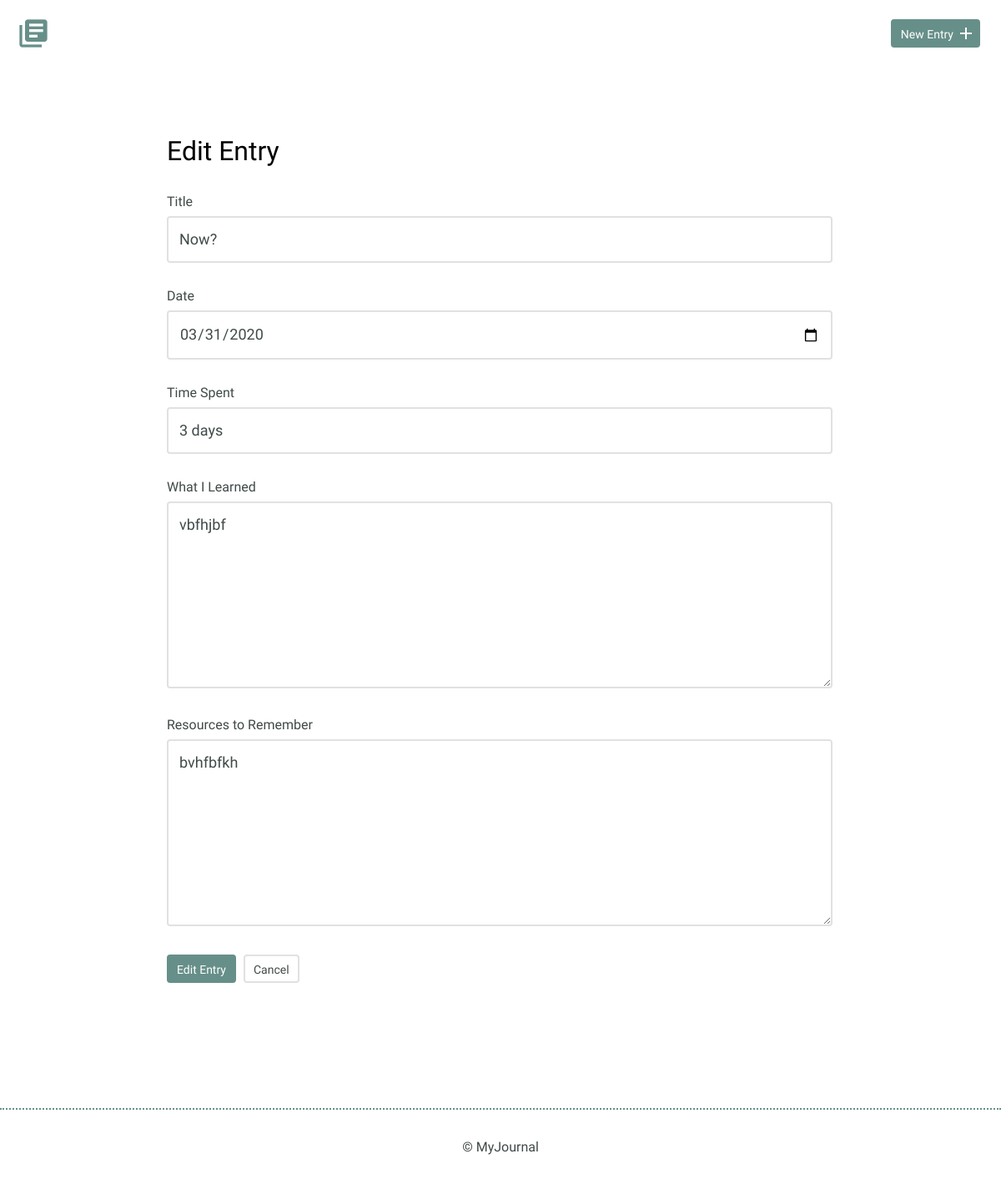
The page /edit.php?id=1 on the database as committed earlier.
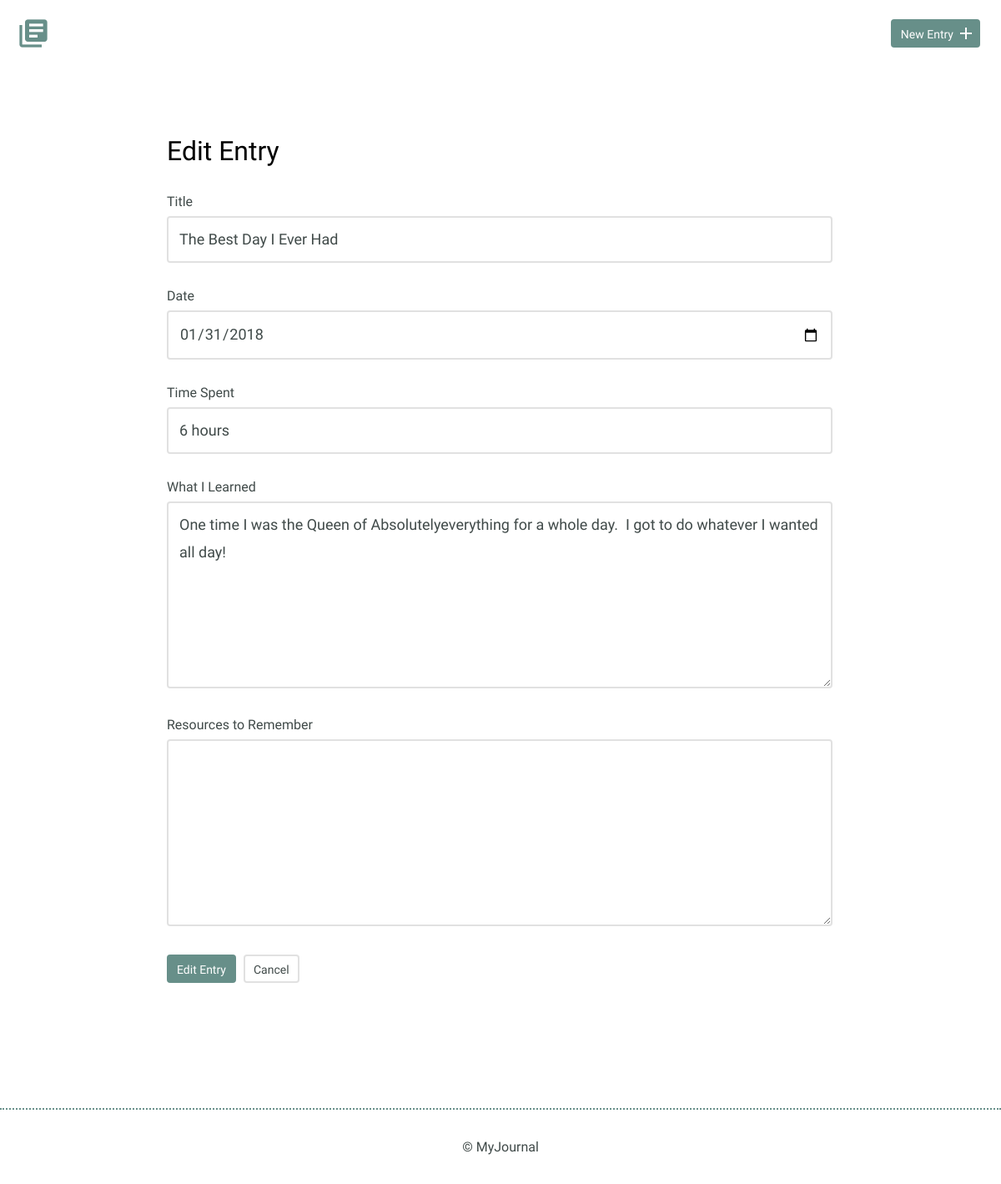
The same page on the database as committed later.
### tables this page shows
CREATE TABLE "entries" (
	`id`	INTEGER,
	`title`	TEXT,
	`date`	TEXT,
	`time_spent`	INTEGER,
	`learned`	BLOB,
	`resources`	BLOB,
	PRIMARY KEY(`id`)
);

### inc/functions.php (called while the page is built, shortened)
<?php
function detail() {
    include('connection.php');
    $id = filter_input(INPUT_GET, 'id', FILTER_SANITIZE_NUMBER_INT);
    switch($id) {
        case 1:
            $offsetCondition = " OFFSET 1";
        break;
    }
    try
    {
        $sql = "SELECT * FROM entries ORDER BY date DESC LIMIT 1" . "$offsetCondition";
        $stmt = $db->prepare($sql);
        $stmt->execute();
        while ($row = $stmt->fetch(PDO::FETCH_ASSOC)) {
            return $row;
        }
    } catch (Exception $e) {
        echo "Error: ". $e->getMessage();
    }
}

### edit.php (the view, shortened to what this page needs)
<?php
include('inc/header.php');
if (isset($_GET['id'])) {
    include('inc/functions.php');
    $detail = detail();
}
?>
        <section>
            <div class="container">
                <div class="edit-entry">
                    <h2>Edit Entry</h2>
                    <form method="POST" action="">
                        <label for="title"> Title</label>
                        <input id="title" type="text" name="title" value="<?php echo $detail['title']; ?>"><br>
                        <label for="date">Date</label>
                        <input id="date" type="date" name="date" value="<?php echo $detail['date']; ?>"><br>
                        <label for="time-spent"> Time Spent</label>
                        <input id="time-spent" type="text" name="timeSpent" value="<?php echo $detail['time_spent']; ?>"><br>
                        <label for="what-i-learned">What I Learned</label>
                        <textarea id="what-i-learned" rows="5" name="whatILearned"><?php echo $detail['learned']; ?></textarea>
                        <label for="resources-to-remember">Resources to Remember</label>
                        <textarea id="resources-to-remember" rows="5" name="ResourcesToRemember" ><?php echo $detail['resources'];?></textarea>
                        <input type="submit" value="Edit Entry" class="button" name="edit">
                        <a href="index.php" class="button button-secondary">Cancel</a>
                    </form>
                </div>
            </div>
        </section>
<?php
include('inc/footer.php');

Rows that differ between the two databases and show on the page:
removed entries: title "Now?", date "03/31/2020", timeSpent "3 days", whatILearned "vbfhjbf", ResourcesToRemember "bvhfbfkh"
now on this page (row unchanged): entries: title "The Best Day I Ever Had", date "01/31/2018", timeSpent "6 hours", whatILearned "One time I was the Queen of Absolutelyeverything for a whole day. I got to do whatever I wanted all day!"
